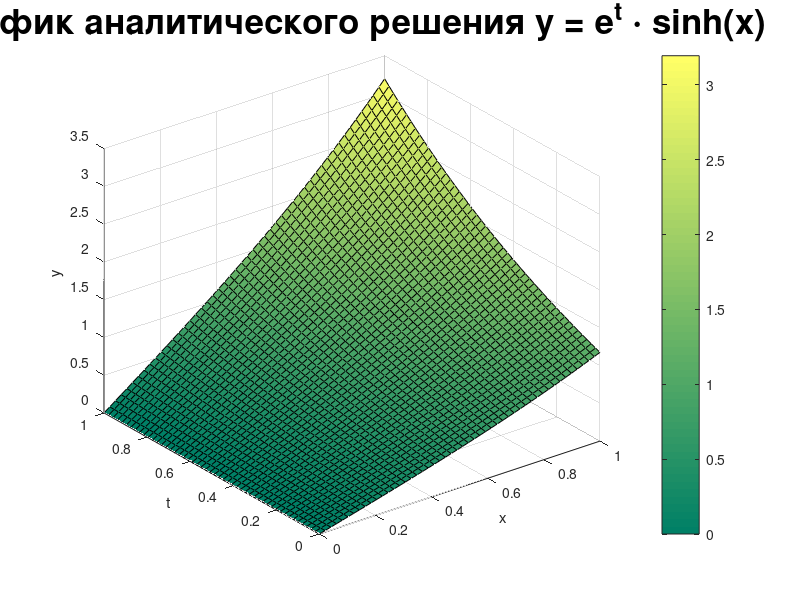

Here is the MATLAB script that generated this plot:
% Очищаем рабочее пространство
clear all;
clc;

% Задаем диапазон значений x и t
x = linspace(0, 1, 50);
t = linspace(0, 1, 50);

% Создаем сетку для x и t
[X, T] = meshgrid(x, t);

% Вычисляем значения y = e^t * sinh(x)
Y = exp(T) .* sinh(X);

% Строим 3D график
figure;
surf(X, T, Y);
title('График аналитического решения y = e^t \cdot sinh(x)', 'Fontsize', 25);
xlabel('x');
ylabel('t');
zlabel('y');
colormap('summer');
colorbar; % Добавляем цветовую шкалу
grid on;

